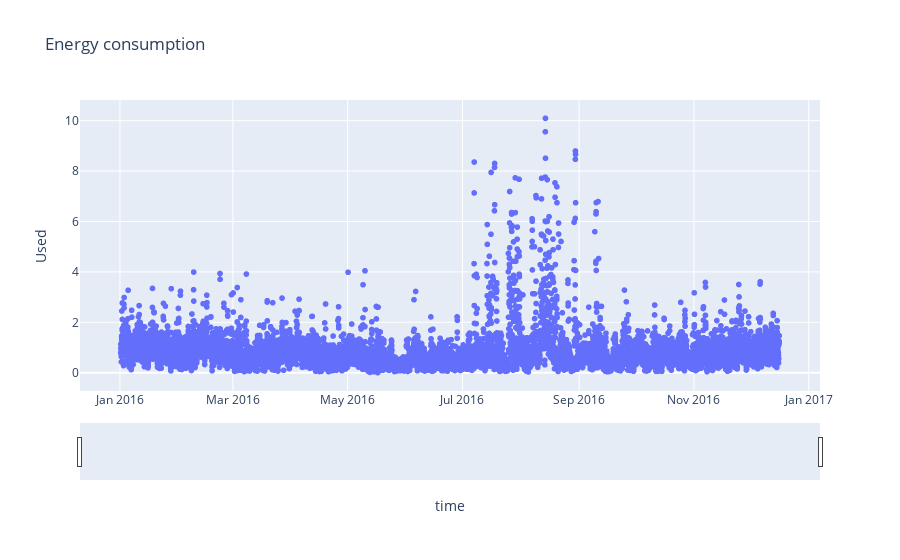

Notebook code for this chart:
### Code cell
import plotly.express as px

fig = px.scatter(dataH.reset_index(),x='time',y='Used',title = 'Energy consumption')

fig.update_xaxes(
    rangeslider_visible=True
)
fig.show()

### Figure 1 — Plotly figure (JSON) as saved in the notebook; plotly's stock layout.template omitted (floating-point values rounded to 4 significant figures; data arrays with more than 128 entries replaced by an {"elided": "..."} marker saying what was removed)
{"data": [{"hovertemplate": "time=%{x}<br>Used=%{y}<extra></extra>", "legendgroup": "", "marker": {"color": "#636efa", "symbol": "circle"}, "mode": "markers", "name": "", "showlegend": false, "type": "scattergl", "x": {"elided": "8399 str values"}, "xaxis": "x", "y": {"elided": "8399 float values"}, "yaxis": "y"}], "layout": {"legend": {"tracegroupgap": 0}, "title": {"text": "Energy consumption"}, "xaxis": {"anchor": "y", "domain": [0, 1], "rangeslider": {"visible": true}, "title": {"text": "time"}}, "yaxis": {"anchor": "x", "domain": [0, 1], "title": {"text": "Used"}}}}
